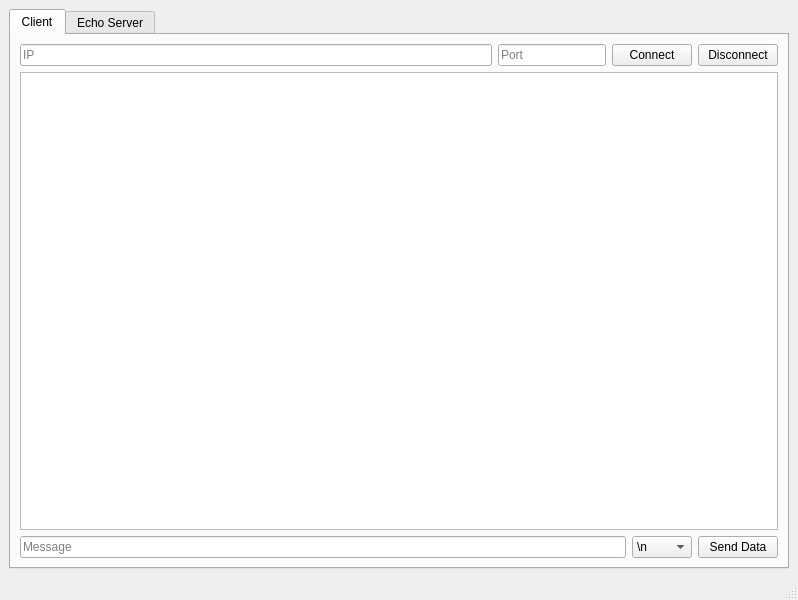
<?xml version="1.0" encoding="UTF-8"?>
<ui version="4.0">
 <class>MainWindow</class>
 <widget class="QMainWindow" name="MainWindow">
  <property name="geometry">
   <rect>
    <x>0</x>
    <y>0</y>
    <width>798</width>
    <height>600</height>
   </rect>
  </property>
  <property name="windowTitle">
   <string>MainWindow</string>
  </property>
  <widget class="QWidget" name="centralwidget">
   <layout class="QGridLayout" name="gridLayout_2">
    <item row="0" column="0">
     <layout class="QGridLayout" name="gridLayout">
      <item row="0" column="0">
       <widget class="QTabWidget" name="tabWidget">
        <property name="layoutDirection">
         <enum>Qt::LeftToRight</enum>
        </property>
        <property name="autoFillBackground">
         <bool>false</bool>
        </property>
        <property name="currentIndex">
         <number>0</number>
        </property>
        <property name="elideMode">
         <enum>Qt::ElideNone</enum>
        </property>
        <property name="documentMode">
         <bool>false</bool>
        </property>
        <property name="tabsClosable">
         <bool>false</bool>
        </property>
        <property name="movable">
         <bool>false</bool>
        </property>
        <property name="tabBarAutoHide">
         <bool>false</bool>
        </property>
        <widget class="QWidget" name="client">
         <attribute name="title">
          <string>Client</string>
         </attribute>
         <layout class="QGridLayout" name="gridLayout_3">
          <item row="0" column="0">
           <layout class="QHBoxLayout" name="horizontalLayout">
            <item>
             <widget class="QLineEdit" name="ip">
              <property name="placeholderText">
               <string>IP</string>
              </property>
             </widget>
            </item>
            <item>
             <widget class="QLineEdit" name="port">
              <property name="sizePolicy">
               <sizepolicy hsizetype="Minimum" vsizetype="Fixed">
                <horstretch>0</horstretch>
                <verstretch>0</verstretch>
               </sizepolicy>
              </property>
              <property name="placeholderText">
               <string>Port</string>
              </property>
             </widget>
            </item>
            <item>
             <widget class="QPushButton" name="Connect">
              <property name="text">
               <string>Connect</string>
              </property>
             </widget>
            </item>
            <item>
             <widget class="QPushButton" name="disconnect_client">
              <property name="text">
               <string>Disconnect</string>
              </property>
             </widget>
            </item>
           </layout>
          </item>
          <item row="1" column="0">
           <widget class="QTextEdit" name="textEdit">
            <property name="readOnly">
             <bool>true</bool>
            </property>
            <property name="html">
             <string>&lt;!DOCTYPE HTML PUBLIC &quot;-//W3C//DTD HTML 4.0//EN&quot; &quot;http://www.w3.org/TR/REC-html40/strict.dtd&quot;&gt;
&lt;html&gt;&lt;head&gt;&lt;meta name=&quot;qrichtext&quot; content=&quot;1&quot; /&gt;&lt;style type=&quot;text/css&quot;&gt;
p, li { white-space: pre-wrap; }
&lt;/style&gt;&lt;/head&gt;&lt;body style=&quot; font-family:'MS Shell Dlg 2'; font-size:8.25pt; font-weight:400; font-style:normal;&quot;&gt;
&lt;p style=&quot;-qt-paragraph-type:empty; margin-top:0px; margin-bottom:0px; margin-left:0px; margin-right:0px; -qt-block-indent:0; text-indent:0px;&quot;&gt;&lt;br /&gt;&lt;/p&gt;&lt;/body&gt;&lt;/html&gt;</string>
            </property>
           </widget>
          </item>
          <item row="2" column="0">
           <layout class="QHBoxLayout" name="horizontalLayout_2">
            <item>
             <widget class="QLineEdit" name="message">
              <property name="sizePolicy">
               <sizepolicy hsizetype="Expanding" vsizetype="Fixed">
                <horstretch>0</horstretch>
                <verstretch>0</verstretch>
               </sizepolicy>
              </property>
              <property name="text">
               <string/>
              </property>
              <property name="placeholderText">
               <string>Message</string>
              </property>
             </widget>
            </item>
            <item>
             <widget class="QComboBox" name="end_char">
              <item>
               <property name="text">
                <string>\n</string>
               </property>
              </item>
              <item>
               <property name="text">
                <string>\r\n</string>
               </property>
              </item>
              <item>
               <property name="text">
                <string>\t</string>
               </property>
              </item>
              <item>
               <property name="text">
                <string>None</string>
               </property>
              </item>
             </widget>
            </item>
            <item>
             <widget class="QPushButton" name="send">
              <property name="text">
               <string>Send Data</string>
              </property>
             </widget>
            </item>
           </layout>
          </item>
         </layout>
        </widget>
        <widget class="QWidget" name="server">
         <attribute name="title">
          <string>Echo Server</string>
         </attribute>
         <layout class="QGridLayout" name="gridLayout_5">
          <item row="0" column="0" colspan="2">
           <layout class="QHBoxLayout" name="horizontalLayout_3">
            <item>
             <widget class="QLineEdit" name="ip_server">
              <property name="text">
               <string>127.0.0.1</string>
              </property>
              <property name="placeholderText">
               <string>IP</string>
              </property>
             </widget>
            </item>
            <item>
             <widget class="QLineEdit" name="port_server">
              <property name="sizePolicy">
               <sizepolicy hsizetype="Minimum" vsizetype="Fixed">
                <horstretch>0</horstretch>
                <verstretch>0</verstretch>
               </sizepolicy>
              </property>
              <property name="text">
               <string>8080</string>
              </property>
              <property name="placeholderText">
               <string>Port</string>
              </property>
             </widget>
            </item>
            <item>
             <widget class="QPushButton" name="bind">
              <property name="text">
               <string>Bind</string>
              </property>
             </widget>
            </item>
            <item>
             <widget class="QPushButton" name="disconnect_server">
              <property name="text">
               <string>Disconnect</string>
              </property>
             </widget>
            </item>
           </layout>
          </item>
          <item row="1" column="0" colspan="2">
           <widget class="QTextEdit" name="server_text">
            <property name="readOnly">
             <bool>true</bool>
            </property>
           </widget>
          </item>
          <item row="2" column="0">
           <widget class="QLineEdit" name="message_server">
            <property name="text">
             <string/>
            </property>
            <property name="placeholderText">
             <string>Message</string>
            </property>
           </widget>
          </item>
          <item row="2" column="1">
           <layout class="QGridLayout" name="gridLayout_4">
            <item row="1" column="0" colspan="2">
             <widget class="QLineEdit" name="ip_recipient">
              <property name="text">
               <string/>
              </property>
              <property name="placeholderText">
               <string>IP</string>
              </property>
             </widget>
            </item>
            <item row="1" column="2">
             <widget class="QPushButton" name="send_to">
              <property name="text">
               <string>Send To</string>
              </property>
             </widget>
            </item>
            <item row="0" column="2">
             <widget class="QPushButton" name="send_stream">
              <property name="text">
               <string>Send Stream</string>
              </property>
             </widget>
            </item>
            <item row="0" column="0" colspan="2">
             <widget class="QComboBox" name="end_char_server">
              <item>
               <property name="text">
                <string>\n</string>
               </property>
              </item>
              <item>
               <property name="text">
                <string>\r\n</string>
               </property>
              </item>
              <item>
               <property name="text">
                <string>\t</string>
               </property>
              </item>
              <item>
               <property name="text">
                <string>None</string>
               </property>
              </item>
             </widget>
            </item>
           </layout>
          </item>
         </layout>
        </widget>
       </widget>
      </item>
     </layout>
    </item>
   </layout>
  </widget>
  <widget class="QMenuBar" name="menubar">
   <property name="geometry">
    <rect>
     <x>0</x>
     <y>0</y>
     <width>798</width>
     <height>21</height>
    </rect>
   </property>
  </widget>
  <widget class="QStatusBar" name="statusbar"/>
 </widget>
 <resources/>
 <connections/>
</ui>
